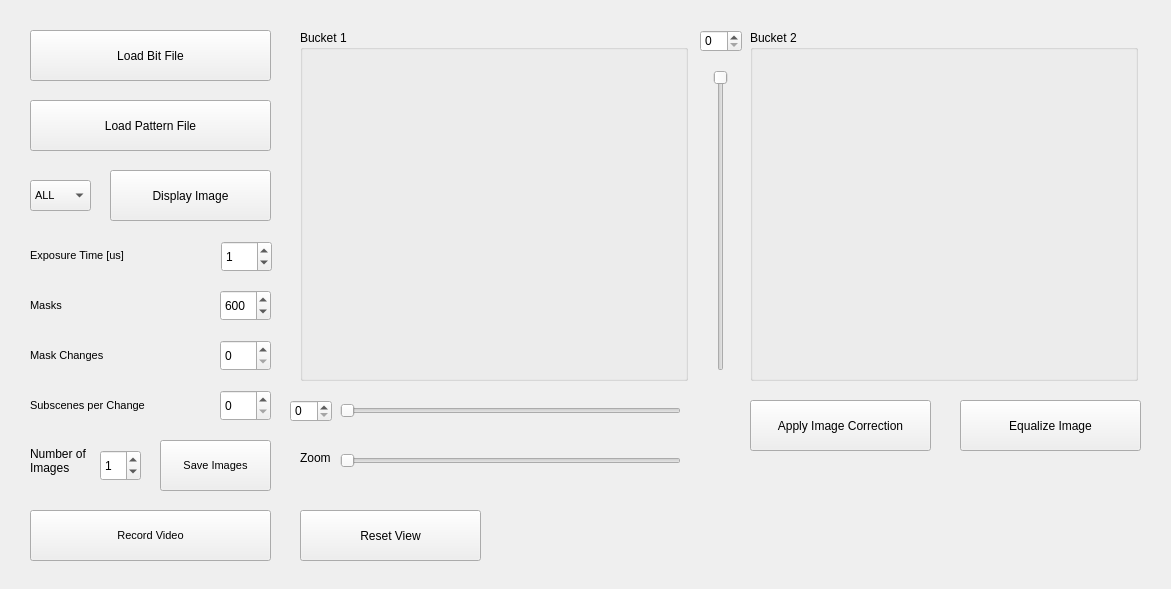
<?xml version="1.0" encoding="UTF-8"?>
<ui version="4.0">
 <class>MainWindow</class>
 <widget class="QMainWindow" name="MainWindow">
  <property name="geometry">
   <rect>
    <x>0</x>
    <y>0</y>
    <width>1171</width>
    <height>589</height>
   </rect>
  </property>
  <property name="windowTitle">
   <string>MBI_GUI</string>
  </property>
  <property name="styleSheet">
   <string notr="true"/>
  </property>
  <widget class="QWidget" name="centralwidget">
   <widget class="QGroupBox" name="groupBox">
    <property name="geometry">
     <rect>
      <x>300</x>
      <y>30</y>
      <width>388</width>
      <height>351</height>
     </rect>
    </property>
    <property name="sizePolicy">
     <sizepolicy hsizetype="Preferred" vsizetype="Preferred">
      <horstretch>0</horstretch>
      <verstretch>0</verstretch>
     </sizepolicy>
    </property>
    <property name="title">
     <string>Bucket 1</string>
    </property>
    <widget class="ImageDisplay" name="ImgWidget1" native="true">
     <property name="geometry">
      <rect>
       <x>10</x>
       <y>20</y>
       <width>368</width>
       <height>320</height>
      </rect>
     </property>
    </widget>
   </widget>
   <widget class="QPushButton" name="DispImage">
    <property name="geometry">
     <rect>
      <x>110</x>
      <y>170</y>
      <width>161</width>
      <height>51</height>
     </rect>
    </property>
    <property name="text">
     <string>Display Image</string>
    </property>
    <property name="checkable">
     <bool>true</bool>
    </property>
   </widget>
   <widget class="QGroupBox" name="groupBox2">
    <property name="geometry">
     <rect>
      <x>750</x>
      <y>30</y>
      <width>388</width>
      <height>351</height>
     </rect>
    </property>
    <property name="sizePolicy">
     <sizepolicy hsizetype="Preferred" vsizetype="Preferred">
      <horstretch>0</horstretch>
      <verstretch>0</verstretch>
     </sizepolicy>
    </property>
    <property name="title">
     <string>Bucket 2</string>
    </property>
    <widget class="ImageDisplay" name="ImgWidget2" native="true">
     <property name="geometry">
      <rect>
       <x>10</x>
       <y>20</y>
       <width>368</width>
       <height>320</height>
      </rect>
     </property>
    </widget>
   </widget>
   <widget class="QSlider" name="Zoom">
    <property name="geometry">
     <rect>
      <x>340</x>
      <y>450</y>
      <width>341</width>
      <height>22</height>
     </rect>
    </property>
    <property name="minimum">
     <number>1</number>
    </property>
    <property name="maximum">
     <number>20</number>
    </property>
    <property name="singleStep">
     <number>1</number>
    </property>
    <property name="orientation">
     <enum>Qt::Horizontal</enum>
    </property>
   </widget>
   <widget class="QLabel" name="label">
    <property name="geometry">
     <rect>
      <x>300</x>
      <y>450</y>
      <width>31</width>
      <height>16</height>
     </rect>
    </property>
    <property name="text">
     <string>Zoom</string>
    </property>
   </widget>
   <widget class="QSlider" name="XSlider">
    <property name="geometry">
     <rect>
      <x>340</x>
      <y>400</y>
      <width>341</width>
      <height>22</height>
     </rect>
    </property>
    <property name="maximum">
     <number>184</number>
    </property>
    <property name="orientation">
     <enum>Qt::Horizontal</enum>
    </property>
   </widget>
   <widget class="QSlider" name="YSlider">
    <property name="geometry">
     <rect>
      <x>710</x>
      <y>70</y>
      <width>22</width>
      <height>301</height>
     </rect>
    </property>
    <property name="layoutDirection">
     <enum>Qt::LeftToRight</enum>
    </property>
    <property name="maximum">
     <number>160</number>
    </property>
    <property name="orientation">
     <enum>Qt::Vertical</enum>
    </property>
    <property name="invertedAppearance">
     <bool>true</bool>
    </property>
   </widget>
   <widget class="QPushButton" name="BitLoad">
    <property name="geometry">
     <rect>
      <x>30</x>
      <y>30</y>
      <width>241</width>
      <height>51</height>
     </rect>
    </property>
    <property name="text">
     <string>Load Bit File</string>
    </property>
   </widget>
   <widget class="QComboBox" name="DispType">
    <property name="geometry">
     <rect>
      <x>30</x>
      <y>180</y>
      <width>61</width>
      <height>31</height>
     </rect>
    </property>
    <property name="font">
     <font>
      <pointsize>8</pointsize>
     </font>
    </property>
    <item>
     <property name="text">
      <string>ALL</string>
     </property>
    </item>
    <item>
     <property name="text">
      <string>CEP</string>
     </property>
    </item>
    <item>
     <property name="text">
      <string>CEP-TOF</string>
     </property>
    </item>
   </widget>
   <widget class="QLabel" name="maskslabel">
    <property name="geometry">
     <rect>
      <x>30</x>
      <y>290</y>
      <width>181</width>
      <height>31</height>
     </rect>
    </property>
    <property name="font">
     <font>
      <pointsize>8</pointsize>
     </font>
    </property>
    <property name="text">
     <string>Masks</string>
    </property>
   </widget>
   <widget class="QLabel" name="maskschangeslabel">
    <property name="geometry">
     <rect>
      <x>30</x>
      <y>340</y>
      <width>181</width>
      <height>31</height>
     </rect>
    </property>
    <property name="font">
     <font>
      <pointsize>8</pointsize>
     </font>
    </property>
    <property name="text">
     <string>Mask Changes</string>
    </property>
   </widget>
   <widget class="QLabel" name="exposurelabel">
    <property name="geometry">
     <rect>
      <x>30</x>
      <y>240</y>
      <width>191</width>
      <height>31</height>
     </rect>
    </property>
    <property name="font">
     <font>
      <pointsize>8</pointsize>
     </font>
    </property>
    <property name="text">
     <string>Exposure Time [us]</string>
    </property>
   </widget>
   <widget class="QLabel" name="maskschangeslabel_2">
    <property name="geometry">
     <rect>
      <x>30</x>
      <y>390</y>
      <width>191</width>
      <height>31</height>
     </rect>
    </property>
    <property name="font">
     <font>
      <pointsize>8</pointsize>
     </font>
    </property>
    <property name="text">
     <string>Subscenes per Change</string>
    </property>
   </widget>
   <widget class="QPushButton" name="SaveImages">
    <property name="geometry">
     <rect>
      <x>160</x>
      <y>440</y>
      <width>111</width>
      <height>51</height>
     </rect>
    </property>
    <property name="font">
     <font>
      <pointsize>8</pointsize>
     </font>
    </property>
    <property name="text">
     <string>Save Images</string>
    </property>
   </widget>
   <widget class="QLabel" name="label_3">
    <property name="geometry">
     <rect>
      <x>30</x>
      <y>430</y>
      <width>101</width>
      <height>61</height>
     </rect>
    </property>
    <property name="text">
     <string>Number of 
Images</string>
    </property>
    <property name="wordWrap">
     <bool>true</bool>
    </property>
   </widget>
   <widget class="QPushButton" name="RecVideo">
    <property name="geometry">
     <rect>
      <x>30</x>
      <y>510</y>
      <width>241</width>
      <height>51</height>
     </rect>
    </property>
    <property name="font">
     <font>
      <pointsize>8</pointsize>
     </font>
    </property>
    <property name="text">
     <string>Record Video</string>
    </property>
    <property name="checkable">
     <bool>true</bool>
    </property>
   </widget>
   <widget class="QPushButton" name="PattLoad">
    <property name="geometry">
     <rect>
      <x>30</x>
      <y>100</y>
      <width>241</width>
      <height>51</height>
     </rect>
    </property>
    <property name="text">
     <string>Load Pattern File</string>
    </property>
   </widget>
   <widget class="QPushButton" name="Reset">
    <property name="geometry">
     <rect>
      <x>300</x>
      <y>510</y>
      <width>181</width>
      <height>51</height>
     </rect>
    </property>
    <property name="text">
     <string>Reset View</string>
    </property>
   </widget>
   <widget class="QPushButton" name="ApplyImg">
    <property name="geometry">
     <rect>
      <x>750</x>
      <y>400</y>
      <width>181</width>
      <height>51</height>
     </rect>
    </property>
    <property name="text">
     <string>Apply Image Correction</string>
    </property>
    <property name="checkable">
     <bool>true</bool>
    </property>
   </widget>
   <widget class="QPushButton" name="EqualizeImg">
    <property name="geometry">
     <rect>
      <x>960</x>
      <y>400</y>
      <width>181</width>
      <height>51</height>
     </rect>
    </property>
    <property name="text">
     <string>Equalize Image</string>
    </property>
    <property name="checkable">
     <bool>true</bool>
    </property>
   </widget>
   <widget class="QSpinBox" name="expBox">
    <property name="geometry">
     <rect>
      <x>221</x>
      <y>241</y>
      <width>51</width>
      <height>31</height>
     </rect>
    </property>
    <property name="maximum">
     <number>100000</number>
    </property>
    <property name="value">
     <number>1</number>
    </property>
   </widget>
   <widget class="QSpinBox" name="maskBox">
    <property name="geometry">
     <rect>
      <x>220</x>
      <y>290</y>
      <width>51</width>
      <height>31</height>
     </rect>
    </property>
    <property name="maximum">
     <number>10000</number>
    </property>
    <property name="value">
     <number>600</number>
    </property>
   </widget>
   <widget class="QSpinBox" name="maskChngBox">
    <property name="geometry">
     <rect>
      <x>220</x>
      <y>340</y>
      <width>51</width>
      <height>31</height>
     </rect>
    </property>
    <property name="maximum">
     <number>10000</number>
    </property>
   </widget>
   <widget class="QSpinBox" name="subcBox">
    <property name="geometry">
     <rect>
      <x>220</x>
      <y>390</y>
      <width>51</width>
      <height>31</height>
     </rect>
    </property>
    <property name="maximum">
     <number>10000</number>
    </property>
   </widget>
   <widget class="QSpinBox" name="numImageBox">
    <property name="geometry">
     <rect>
      <x>100</x>
      <y>450</y>
      <width>41</width>
      <height>31</height>
     </rect>
    </property>
    <property name="maximum">
     <number>1000</number>
    </property>
    <property name="value">
     <number>1</number>
    </property>
   </widget>
   <widget class="QSpinBox" name="yBox">
    <property name="geometry">
     <rect>
      <x>700</x>
      <y>30</y>
      <width>42</width>
      <height>22</height>
     </rect>
    </property>
    <property name="maximum">
     <number>160</number>
    </property>
   </widget>
   <widget class="QSpinBox" name="xBox">
    <property name="geometry">
     <rect>
      <x>290</x>
      <y>400</y>
      <width>42</width>
      <height>22</height>
     </rect>
    </property>
    <property name="maximum">
     <number>184</number>
    </property>
   </widget>
  </widget>
 </widget>
 <customwidgets>
  <customwidget>
   <class>ImageDisplay</class>
   <extends>QWidget</extends>
   <header>imagedisplay.h</header>
   <container>1</container>
  </customwidget>
 </customwidgets>
 <tabstops>
  <tabstop>BitLoad</tabstop>
  <tabstop>PattLoad</tabstop>
  <tabstop>DispType</tabstop>
  <tabstop>DispImage</tabstop>
  <tabstop>SaveImages</tabstop>
  <tabstop>RecVideo</tabstop>
  <tabstop>Reset</tabstop>
  <tabstop>ApplyImg</tabstop>
  <tabstop>EqualizeImg</tabstop>
  <tabstop>XSlider</tabstop>
  <tabstop>Zoom</tabstop>
  <tabstop>YSlider</tabstop>
 </tabstops>
 <resources/>
 <connections/>
</ui>
